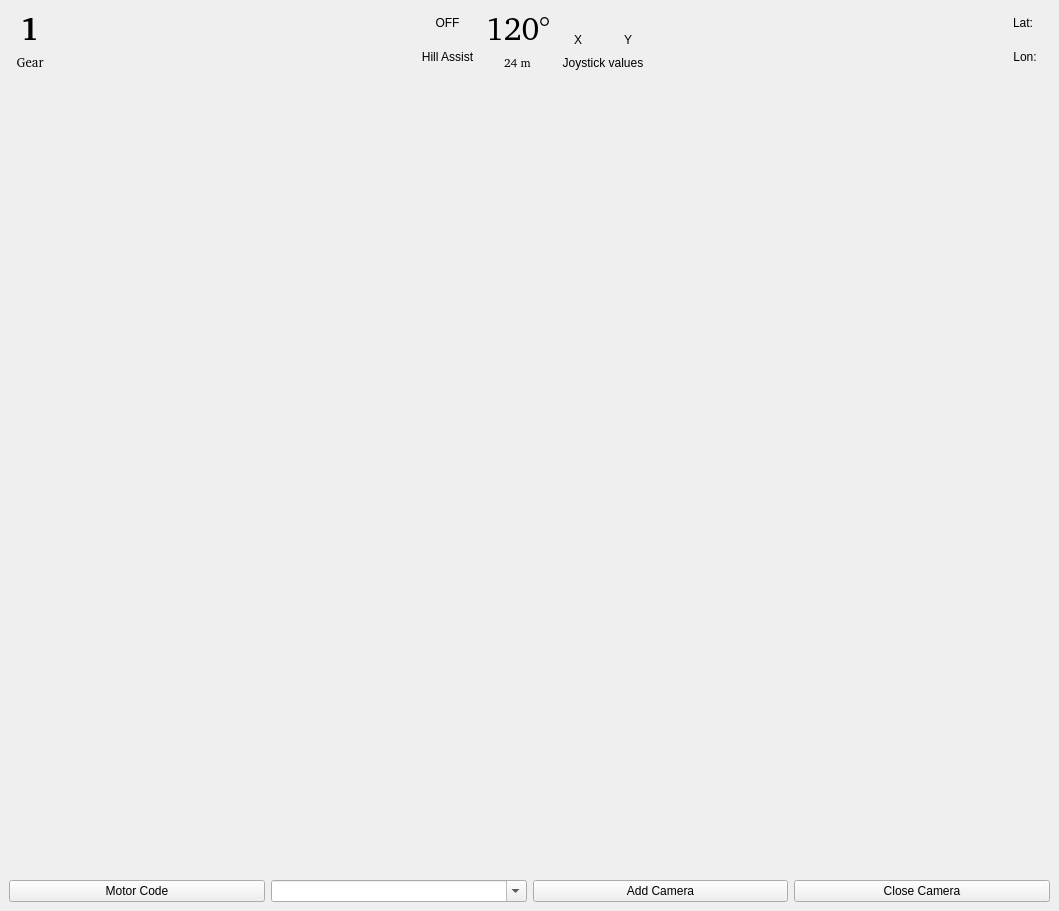
<?xml version="1.0" encoding="UTF-8"?>
<ui version="4.0">
 <class>MainWindow</class>
 <widget class="QMainWindow" name="MainWindow">
  <property name="geometry">
   <rect>
    <x>0</x>
    <y>0</y>
    <width>1059</width>
    <height>911</height>
   </rect>
  </property>
  <property name="windowTitle">
   <string>Camera Window</string>
  </property>
  <property name="windowIcon">
   <iconset>
    <normaloff>../../../../media/root/Abhiraj WD/abhiraj/MRM/ai/Abhiraj/RoverGUI/Icons/logo_icon.png</normaloff>../../../../media/root/Abhiraj WD/abhiraj/MRM/ai/Abhiraj/RoverGUI/Icons/logo_icon.png</iconset>
  </property>
  <widget class="QWidget" name="centralwidget">
   <layout class="QGridLayout" name="gridLayout">
    <item row="1" column="0">
     <layout class="QHBoxLayout" name="horizontalLayout_3">
      <item>
       <layout class="QVBoxLayout" name="verticalLayout_4">
        <item>
         <layout class="QHBoxLayout" name="horizontalLayout_4">
          <item>
           <widget class="QLabel" name="label_1">
            <property name="text">
             <string/>
            </property>
           </widget>
          </item>
         </layout>
        </item>
        <item>
         <spacer name="horizontalSpacer_4">
          <property name="orientation">
           <enum>Qt::Horizontal</enum>
          </property>
          <property name="sizeHint" stdset="0">
           <size>
            <width>40</width>
            <height>20</height>
           </size>
          </property>
         </spacer>
        </item>
        <item>
         <layout class="QHBoxLayout" name="horizontalLayout_5">
          <item>
           <widget class="QLabel" name="label_3">
            <property name="text">
             <string/>
            </property>
           </widget>
          </item>
         </layout>
        </item>
       </layout>
      </item>
      <item>
       <spacer name="verticalSpacer">
        <property name="orientation">
         <enum>Qt::Vertical</enum>
        </property>
        <property name="sizeHint" stdset="0">
         <size>
          <width>5</width>
          <height>40</height>
         </size>
        </property>
       </spacer>
      </item>
      <item>
       <layout class="QVBoxLayout" name="verticalLayout_5">
        <item>
         <layout class="QHBoxLayout" name="horizontalLayout_6">
          <item>
           <widget class="QLabel" name="label_4">
            <property name="text">
             <string/>
            </property>
           </widget>
          </item>
         </layout>
        </item>
        <item>
         <spacer name="horizontalSpacer_5">
          <property name="orientation">
           <enum>Qt::Horizontal</enum>
          </property>
          <property name="sizeHint" stdset="0">
           <size>
            <width>40</width>
            <height>20</height>
           </size>
          </property>
         </spacer>
        </item>
        <item>
         <layout class="QHBoxLayout" name="horizontalLayout_8">
          <item>
           <widget class="QLabel" name="label_5">
            <property name="text">
             <string/>
            </property>
           </widget>
          </item>
         </layout>
        </item>
       </layout>
      </item>
     </layout>
    </item>
    <item row="2" column="0">
     <layout class="QHBoxLayout" name="horizontalLayout_2">
      <item>
       <widget class="QPushButton" name="motorcode">
        <property name="text">
         <string>Motor Code</string>
        </property>
       </widget>
      </item>
      <item>
       <widget class="QComboBox" name="selectCameraCombo">
        <property name="editable">
         <bool>true</bool>
        </property>
       </widget>
      </item>
      <item>
       <widget class="QPushButton" name="addCameraButton">
        <property name="text">
         <string>Add Camera</string>
        </property>
       </widget>
      </item>
      <item>
       <widget class="QPushButton" name="closeCameraButton">
        <property name="text">
         <string>Close Camera</string>
        </property>
       </widget>
      </item>
     </layout>
    </item>
    <item row="0" column="0">
     <layout class="QHBoxLayout" name="horizontalLayout">
      <property name="sizeConstraint">
       <enum>QLayout::SetDefaultConstraint</enum>
      </property>
      <item>
       <layout class="QVBoxLayout" name="verticalLayout_2">
        <item alignment="Qt::AlignHCenter">
         <widget class="QLabel" name="gearLabel">
          <property name="font">
           <font>
            <family>Bitstream Charter</family>
            <pointsize>24</pointsize>
            <weight>75</weight>
            <bold>true</bold>
           </font>
          </property>
          <property name="text">
           <string>1</string>
          </property>
         </widget>
        </item>
        <item>
         <widget class="QLabel" name="label_2">
          <property name="font">
           <font>
            <family>Bitstream Charter</family>
            <pointsize>10</pointsize>
           </font>
          </property>
          <property name="text">
           <string>  Gear  </string>
          </property>
          <property name="alignment">
           <set>Qt::AlignCenter</set>
          </property>
         </widget>
        </item>
       </layout>
      </item>
      <item>
       <spacer name="horizontalSpacer">
        <property name="orientation">
         <enum>Qt::Horizontal</enum>
        </property>
        <property name="sizeHint" stdset="0">
         <size>
          <width>40</width>
          <height>20</height>
         </size>
        </property>
       </spacer>
      </item>
      <item>
       <layout class="QVBoxLayout" name="verticalLayout_6">
        <item>
         <layout class="QHBoxLayout" name="horizontalLayout_7">
          <item>
           <widget class="QLabel" name="label_6">
            <property name="text">
             <string>OFF</string>
            </property>
            <property name="alignment">
             <set>Qt::AlignCenter</set>
            </property>
           </widget>
          </item>
         </layout>
        </item>
        <item>
         <layout class="QHBoxLayout" name="horizontalLayout_9">
          <item>
           <widget class="QLabel" name="label">
            <property name="text">
             <string>  Hill Assist  </string>
            </property>
            <property name="alignment">
             <set>Qt::AlignCenter</set>
            </property>
           </widget>
          </item>
         </layout>
        </item>
       </layout>
      </item>
      <item>
       <layout class="QVBoxLayout" name="verticalLayout_3">
        <item alignment="Qt::AlignHCenter">
         <widget class="QLabel" name="headingLabel">
          <property name="font">
           <font>
            <family>Bitstream Charter</family>
            <pointsize>24</pointsize>
           </font>
          </property>
          <property name="text">
           <string>120°</string>
          </property>
         </widget>
        </item>
        <item alignment="Qt::AlignHCenter">
         <widget class="QLabel" name="distLabel">
          <property name="font">
           <font>
            <family>Bitstream Charter</family>
           </font>
          </property>
          <property name="text">
           <string>24 m</string>
          </property>
         </widget>
        </item>
       </layout>
      </item>
      <item>
       <layout class="QVBoxLayout" name="verticalLayout_7">
        <item>
         <layout class="QHBoxLayout" name="horizontalLayout_10">
          <item>
           <widget class="QLabel" name="label_11">
            <property name="text">
             <string/>
            </property>
            <property name="alignment">
             <set>Qt::AlignCenter</set>
            </property>
           </widget>
          </item>
          <item>
           <widget class="QLabel" name="label_10">
            <property name="text">
             <string/>
            </property>
            <property name="textFormat">
             <enum>Qt::AutoText</enum>
            </property>
            <property name="alignment">
             <set>Qt::AlignCenter</set>
            </property>
           </widget>
          </item>
         </layout>
        </item>
        <item>
         <layout class="QHBoxLayout" name="horizontalLayout_12">
          <item>
           <widget class="QLabel" name="label_9">
            <property name="text">
             <string>X</string>
            </property>
            <property name="alignment">
             <set>Qt::AlignCenter</set>
            </property>
           </widget>
          </item>
          <item>
           <widget class="QLabel" name="label_8">
            <property name="text">
             <string>Y</string>
            </property>
            <property name="alignment">
             <set>Qt::AlignCenter</set>
            </property>
           </widget>
          </item>
         </layout>
        </item>
        <item>
         <layout class="QHBoxLayout" name="horizontalLayout_11">
          <item>
           <widget class="QLabel" name="label_7">
            <property name="text">
             <string>  Joystick values  </string>
            </property>
            <property name="alignment">
             <set>Qt::AlignCenter</set>
            </property>
           </widget>
          </item>
         </layout>
        </item>
       </layout>
      </item>
      <item>
       <spacer name="horizontalSpacer_6">
        <property name="orientation">
         <enum>Qt::Horizontal</enum>
        </property>
        <property name="sizeHint" stdset="0">
         <size>
          <width>40</width>
          <height>20</height>
         </size>
        </property>
       </spacer>
      </item>
      <item>
       <layout class="QVBoxLayout" name="verticalLayout">
        <item>
         <layout class="QHBoxLayout" name="horizontalLayout_13">
          <item>
           <widget class="QLabel" name="label_14">
            <property name="text">
             <string>Lat:</string>
            </property>
            <property name="alignment">
             <set>Qt::AlignCenter</set>
            </property>
           </widget>
          </item>
          <item>
           <widget class="QLabel" name="label_12">
            <property name="text">
             <string/>
            </property>
           </widget>
          </item>
         </layout>
        </item>
        <item>
         <layout class="QHBoxLayout" name="horizontalLayout_15">
          <item>
           <widget class="QLabel" name="label_15">
            <property name="text">
             <string>Lon:</string>
            </property>
            <property name="alignment">
             <set>Qt::AlignCenter</set>
            </property>
           </widget>
          </item>
          <item>
           <widget class="QLabel" name="label_13">
            <property name="text">
             <string/>
            </property>
           </widget>
          </item>
         </layout>
        </item>
       </layout>
      </item>
     </layout>
    </item>
   </layout>
  </widget>
 </widget>
 <resources/>
 <connections/>
</ui>
